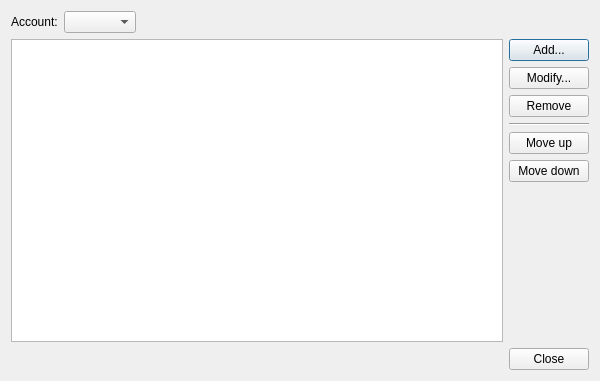
<?xml version="1.0" encoding="UTF-8"?>
<ui version="4.0">
 <class>BookmarksManagerDialog</class>
 <widget class="QDialog" name="BookmarksManagerDialog">
  <property name="geometry">
   <rect>
    <x>0</x>
    <y>0</y>
    <width>600</width>
    <height>381</height>
   </rect>
  </property>
  <property name="windowTitle">
   <string>Manage bookmarks</string>
  </property>
  <layout class="QVBoxLayout" name="verticalLayout">
   <item>
    <layout class="QFormLayout" name="formLayout">
     <property name="fieldGrowthPolicy">
      <enum>QFormLayout::ExpandingFieldsGrow</enum>
     </property>
     <item row="0" column="0">
      <widget class="QLabel" name="label_2">
       <property name="text">
        <string>Account:</string>
       </property>
      </widget>
     </item>
     <item row="0" column="1">
      <widget class="QComboBox" name="AccountBox_">
       <property name="insertPolicy">
        <enum>QComboBox::InsertAlphabetically</enum>
       </property>
      </widget>
     </item>
    </layout>
   </item>
   <item>
    <layout class="QHBoxLayout" name="horizontalLayout">
     <item>
      <widget class="QTreeView" name="BookmarksTree_">
       <property name="rootIsDecorated">
        <bool>false</bool>
       </property>
       <attribute name="headerVisible">
        <bool>false</bool>
       </attribute>
      </widget>
     </item>
     <item>
      <layout class="QVBoxLayout" name="verticalLayout_2">
       <item>
        <widget class="QPushButton" name="AddButton_">
         <property name="text">
          <string>Add...</string>
         </property>
         <property name="icon">
          <iconset theme="list-add"/>
         </property>
        </widget>
       </item>
       <item>
        <widget class="QPushButton" name="ModifyButton_">
         <property name="text">
          <string>Modify...</string>
         </property>
         <property name="icon">
          <iconset theme="edit-rename"/>
         </property>
        </widget>
       </item>
       <item>
        <widget class="QPushButton" name="RemoveButton_">
         <property name="text">
          <string>Remove</string>
         </property>
         <property name="icon">
          <iconset theme="list-remove"/>
         </property>
        </widget>
       </item>
       <item>
        <widget class="Line" name="line">
         <property name="orientation">
          <enum>Qt::Horizontal</enum>
         </property>
        </widget>
       </item>
       <item>
        <widget class="QPushButton" name="MoveUp_">
         <property name="text">
          <string>Move up</string>
         </property>
         <property name="icon">
          <iconset theme="go-up"/>
         </property>
        </widget>
       </item>
       <item>
        <widget class="QPushButton" name="MoveDown_">
         <property name="text">
          <string>Move down</string>
         </property>
         <property name="icon">
          <iconset theme="go-down"/>
         </property>
        </widget>
       </item>
       <item>
        <spacer name="verticalSpacer">
         <property name="orientation">
          <enum>Qt::Vertical</enum>
         </property>
         <property name="sizeHint" stdset="0">
          <size>
           <width>20</width>
           <height>40</height>
          </size>
         </property>
        </spacer>
       </item>
      </layout>
     </item>
    </layout>
   </item>
   <item>
    <widget class="QDialogButtonBox" name="buttonBox">
     <property name="orientation">
      <enum>Qt::Horizontal</enum>
     </property>
     <property name="standardButtons">
      <set>QDialogButtonBox::Close</set>
     </property>
    </widget>
   </item>
  </layout>
 </widget>
 <resources/>
 <connections>
  <connection>
   <sender>buttonBox</sender>
   <signal>accepted()</signal>
   <receiver>BookmarksManagerDialog</receiver>
   <slot>accept()</slot>
   <hints>
    <hint type="sourcelabel">
     <x>248</x>
     <y>254</y>
    </hint>
    <hint type="destinationlabel">
     <x>157</x>
     <y>274</y>
    </hint>
   </hints>
  </connection>
  <connection>
   <sender>buttonBox</sender>
   <signal>rejected()</signal>
   <receiver>BookmarksManagerDialog</receiver>
   <slot>reject()</slot>
   <hints>
    <hint type="sourcelabel">
     <x>316</x>
     <y>260</y>
    </hint>
    <hint type="destinationlabel">
     <x>286</x>
     <y>274</y>
    </hint>
   </hints>
  </connection>
 </connections>
</ui>
